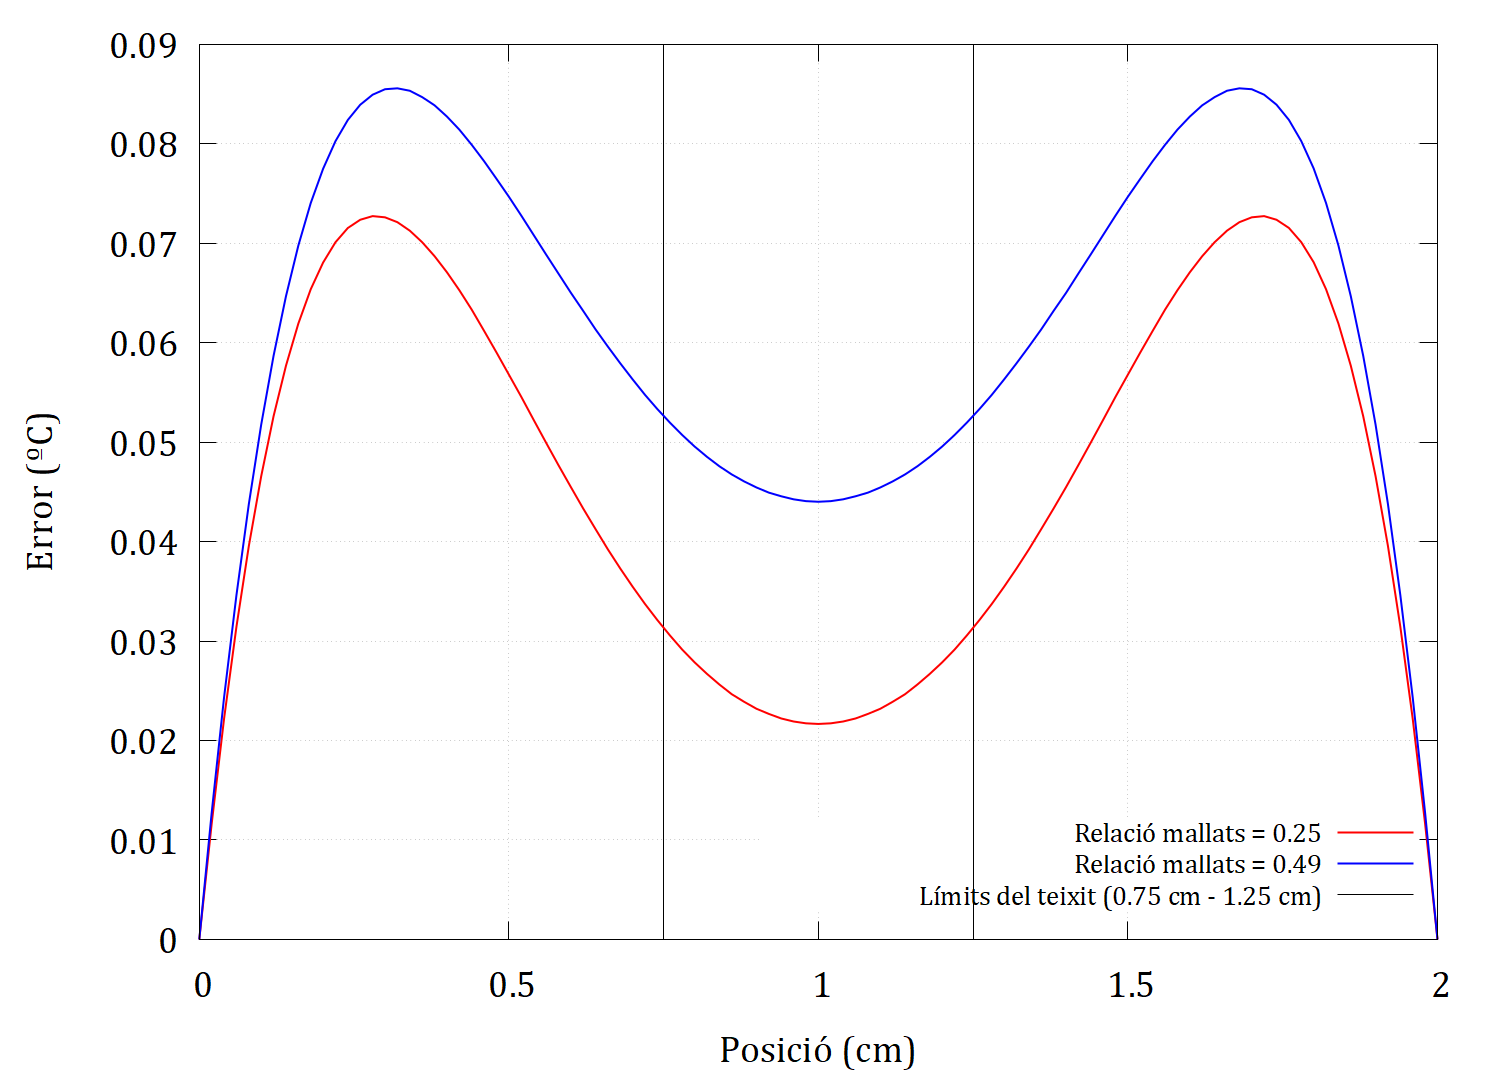

gnuplot code for this plot:
set terminal pngcairo enhanced size 1500,1080 font "Cambria,28"
set output 'Error_EEx_TOTS.png'
set ylabel "Error (ºC)"
set xlabel "Posició (cm)"
set xrange[0:2]
set yrange[0:0.09]
set grid
set key at screen 0.7300, 0.2 center font "Cambria, 20" # Posició de la llegenda

# Línies verticals
set arrow from 1.25, graph 0 to 1.25, graph 1 nohead lt 2 lw 1 lc rgb "black"
set arrow from 0.75, graph 0 to 0.75, graph 1 nohead lt 2 lw 1 lc rgb "black"

# Llegenda
plot "Error_EEx_025.dat" with lines lc rgb "red" lw 2 title "Relació mallat = 0,25", \
     "Error_EEx_049.dat" with lines lc rgb "blue" lw 2 title "Relació mallat = 0,49", \
     1/0 lc rgb "black" lw 1 title "Límits del teixit (0.75 cm - 1.25 cm)"

set output
